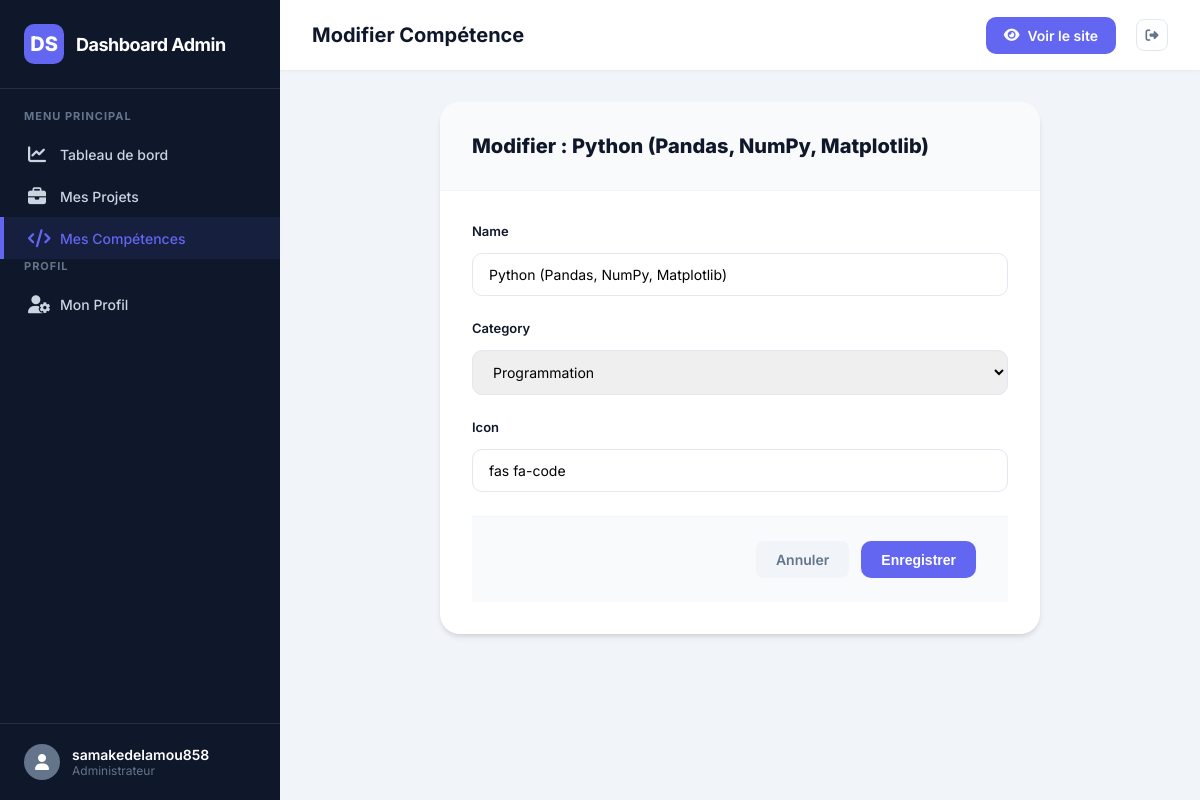
The app's page /dashboard/skills/5/edit/ (signed in), older data.
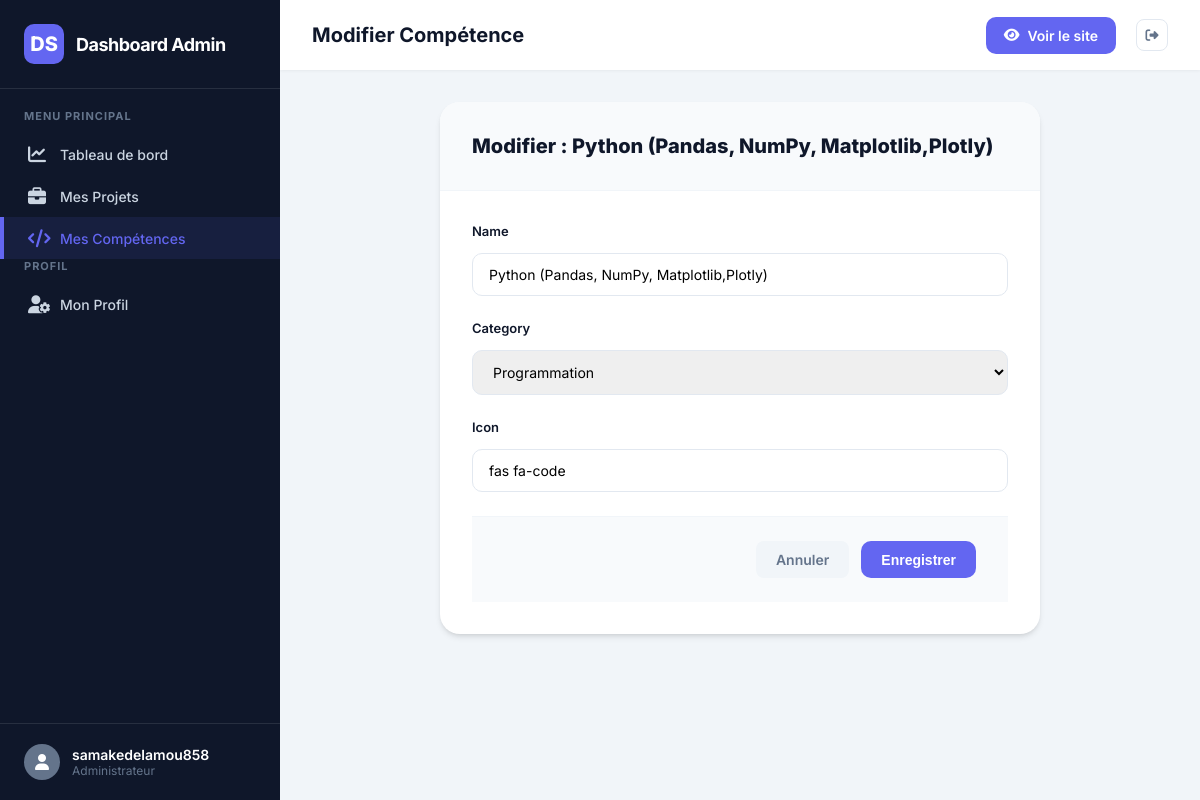
The same page, newer data.
### home/models.py (models this page shows, shortened)
class Skill(models.Model):
    CATEGORY_CHOICES = [
        ('analysis', 'Analyse de données'),
        ('programming', 'Programmation'),
        ('database', 'Bases de données'),
        ('bi', 'Business Intelligence'),
    ]
    name = models.CharField(max_length=100)
    category = models.CharField(max_length=20, choices=CATEGORY_CHOICES)
    icon = models.CharField(max_length=50, default="fas fa-chart-line")
    created_at = models.DateTimeField(auto_now_add=True)

### home/views.py (the view)
# urls.py: path('dashboard/skills/<int:pk>/edit/', views.edit_skill, name='dashboard_skill_edit'),
@login_required
def edit_skill(request, pk):
    skill = get_object_or_404(Skill, pk=pk)
    if request.method == 'POST':
        form = SkillForm(request.POST, instance=skill)
        if form.is_valid():
            form.save()
            messages.success(request, "Compétence mise à jour !")
            return redirect('dashboard_skills')
    else:
        form = SkillForm(instance=skill)
    return render(request, 'home/skill_form.html', {'form': form, 'skill': skill})

### home/forms.py
class SkillForm(forms.ModelForm):
    class Meta:
        model = Skill
        fields = ['name', 'category', 'icon']
        widgets = {
            'name': forms.TextInput(attrs={'placeholder': 'Ex: Python, Tableau...'}),
            'icon': forms.TextInput(attrs={'placeholder': 'Ex: fab fa-python...'}),
        }

### home/templates/home/skill_form.html (shortened to what this page needs)
{% extends 'home/dashboard_base.html' %}
{% load static %}
{% block header_title %}Modifier Compétence{% endblock %}
{% block extra_css %}
<link rel="stylesheet" href="{% static 'home/css/dashboard_projects.css' %}">
{% endblock %}
{% block content %}
<div class="form-card">
    <div class="form-header">
        <h3 style="font-size: 20px; font-weight: 800;">Modifier : {{ skill.name }}</h3>
    </div>
    <form method="post" class="form-body">
        {% for field in form %}
            <div class="form-group-modern">
                <label for="{{ field.id_for_label }}">{{ field.label }}</label>
                {{ field }}
            </div>
        {% endfor %}
        <div class="form-footer">
            <a href="{% url 'dashboard_skills' %}" class="btn-secondary-dashboard" style="text-decoration: none;">Annuler</a>
            <button type="submit" class="btn-primary-dashboard">Enregistrer</button>
        </div>
    </form>
</div>
{% endblock %}

Row changes from the older to the newer data that the page shows:
changed Skill "Programmation": name "Python (Pandas, NumPy, Matplotlib)" → "Python (Pandas, NumPy, Matplotlib,Plotly)"
